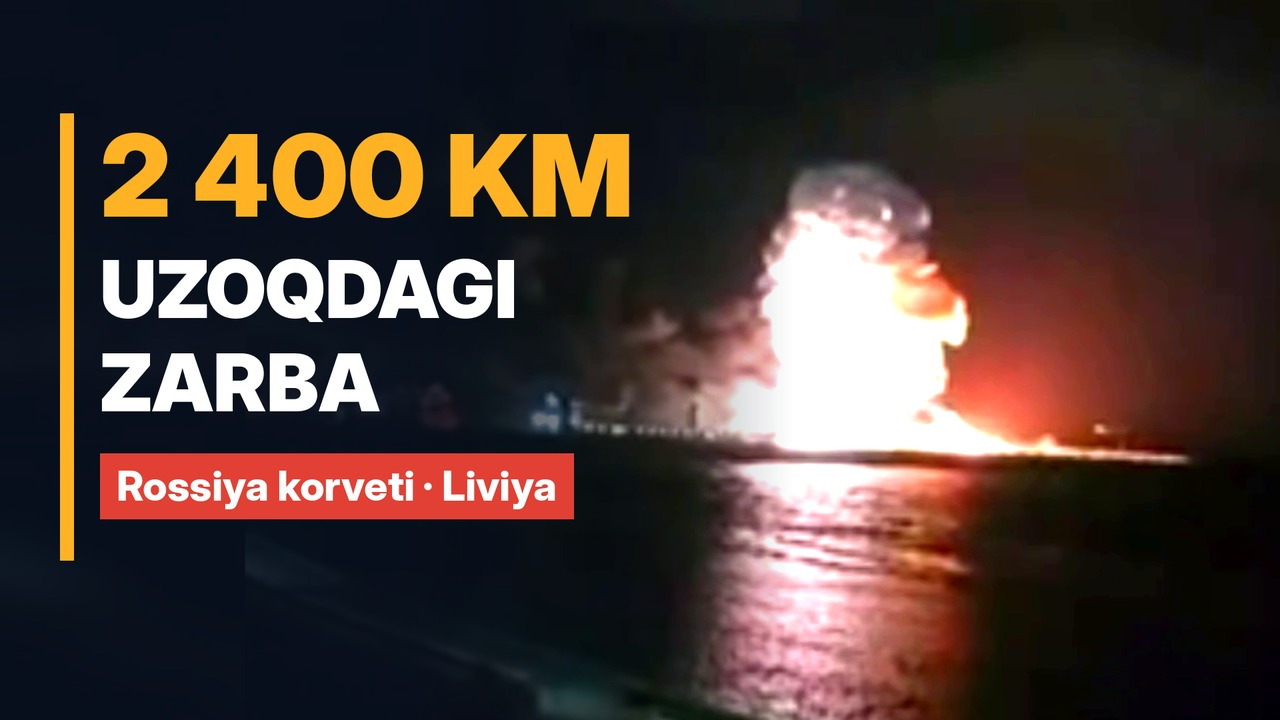
#> input picture liviya_merkuriy/thumbnail.jpg, 1280 x 720 px; its folder holds only this picture in this run
$ python -i gfx.py   (imports and definitions only)
#> lines starting #> are read from the running program, lines starting #| are printed output that depends on the picture
# Graphics toolkit: fonts, palette, easing, overlay components, maps.
import math, json, os
from functools import lru_cache
from PIL import Image, ImageDraw, ImageFont, ImageFilter
from shapely.geometry import shape, box
from shapely.ops import unary_union

W, H, FPS = 1920, 1080, 30
ROOT = os.path.dirname(os.path.abspath(__file__))
FD = '/usr/share/fonts/opentype/inter/'

# Palette (own identity: deep navy + amber, not any broadcaster's look)
NAVY = (9, 16, 30)
NAVY2 = (18, 30, 52)
PANEL = (12, 20, 36, 225)
AMBER = (255, 178, 36)
RED = (226, 64, 52)
BLUE = (70, 140, 230)
WHITE = (255, 255, 255)
GREY = (170, 182, 200)
OCEAN = (10, 22, 40)
LAND = (32, 44, 62)
LAND_HI = (44, 58, 80)
BORDER = (78, 96, 120)


@lru_cache(None)
def F(name, size):
    return ImageFont.truetype(FD + name + '.otf', size)


def clamp(x, a=0.0, b=1.0):
    return max(a, min(b, x))


def ease(x):
    x = clamp(x)
    return 1 - (1 - x) ** 3


def ease_io(x):
    x = clamp(x)
    return 3 * x * x - 2 * x * x * x


# [7 lines left out: function fade, not called in this run]


def text_w(font, s):
    return font.getlength(s)


# [12 lines left out: function wrap, not called in this run]


def layer():
    return Image.new('RGBA', (W, H), (0, 0, 0, 0))


# [146 lines left out: functions with_alpha, paste_alpha, credit, loc_tag, lower_third, caption and 2 more, not called in this run]


def dim(img, amount):
    img.alpha_composite(Image.new('RGBA', (W, H), (5, 10, 20, int(255 * amount))))


def vignette_layer():
    v = Image.new('L', (W // 4, H // 4), 0)
    d = ImageDraw.Draw(v)
    for i in range(60):
        k = i / 60
        d.ellipse((-W / 8 + i * 4, -H / 8 + i * 2.4, W / 4 + W / 8 - i * 4, H / 4 + H / 8 - i * 2.4), fill=int(170 * (1 - k)))
    v = v.filter(ImageFilter.GaussianBlur(20)).resize((W, H))
    inv = v.point(lambda p: 170 - p if p < 170 else 0)
    out = Image.new('RGBA', (W, H), (0, 0, 0, 0))
    out.putalpha(inv)
    return out


VIGNETTE = None


def vignette(img):
    global VIGNETTE
    if VIGNETTE is None:
        VIGNETTE = vignette_layer()
    img.alpha_composite(VIGNETTE)


# ------------------------------------------------------------ backgrounds
# [14 lines left out: function _grid_bg, not called in this run]


def grid_bg(t):
    im = _grid_bg().copy()
    return im


@lru_cache(None)
def load_photo(path):
    return Image.open(path).convert('RGB')


# [35 lines left out: functions ken_burns, round_photo, not called in this run]


# ------------------------------------------------------------------ maps
_GEO = None


# [9 lines left out: function geo, not called in this run]


class Cam:
    """Equirectangular-ish camera with cos(lat) correction. center lon/lat, span = degrees of longitude across W."""

    # [6 lines left out: function __init__, not called in this run]

    def merc(self, lat):
        lat = clamp(lat, -85, 85)
        return math.degrees(math.log(math.tan(math.pi / 4 + math.radians(lat) / 2)))

    # [16 lines left out: functions xy, bounds, cam_lerp, not called in this run]


_simpl_cache = {}


# [157 lines left out: functions _geoms_for, _polys, draw_map, map_label, country_label, bezier and 2 more, not called in this run]

>>> import cv2
>>> picture = cv2.imread('../thumbnail.jpg', cv2.IMREAD_GRAYSCALE)
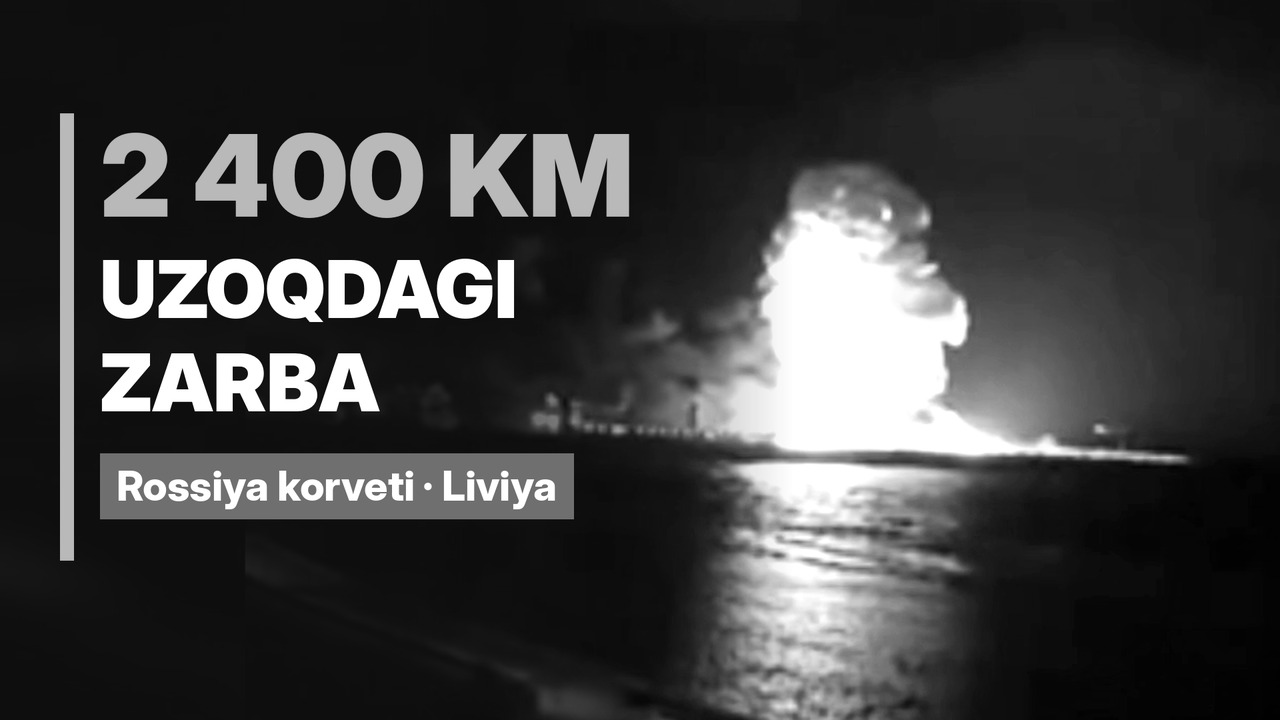
#> picture: shape (720, 1280); min 0, max 255, mean 60.8
>>> result = vignette(picture)
#> in vignette_layer, `v = Image.new('L', (W // 4, H // 4), 0)`: v: PIL image 480x270 L; every value is 0
#> in vignette_layer, `v = v.filter(ImageFilter.GaussianBlur(20)).resize((W, H))`:
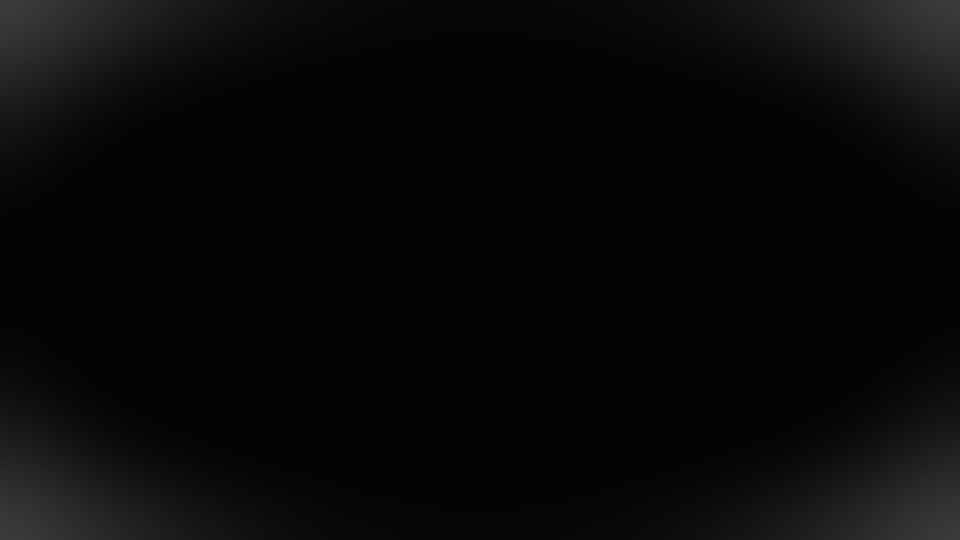
#> v: PIL image 1920x1080 L (shown at 1/2 size); min 2, max 60, mean 8
#> in vignette_layer, `inv = v.point(lambda p: 170 - p if p < 170 else 0)`:
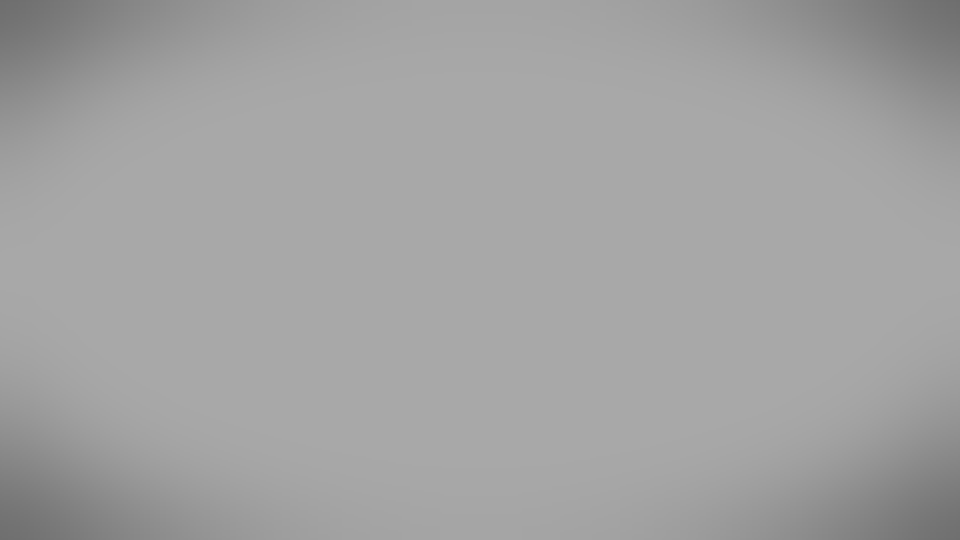
#> inv: PIL image 1920x1080 L (shown at 1/2 size); min 110, max 168, mean 162
#> in vignette_layer, `out = Image.new('RGBA', (W, H), (0, 0, 0, 0))`: out: PIL image 1920x1080 RGBA; every value is 0
#> in vignette_layer, `out.putalpha(inv)`:
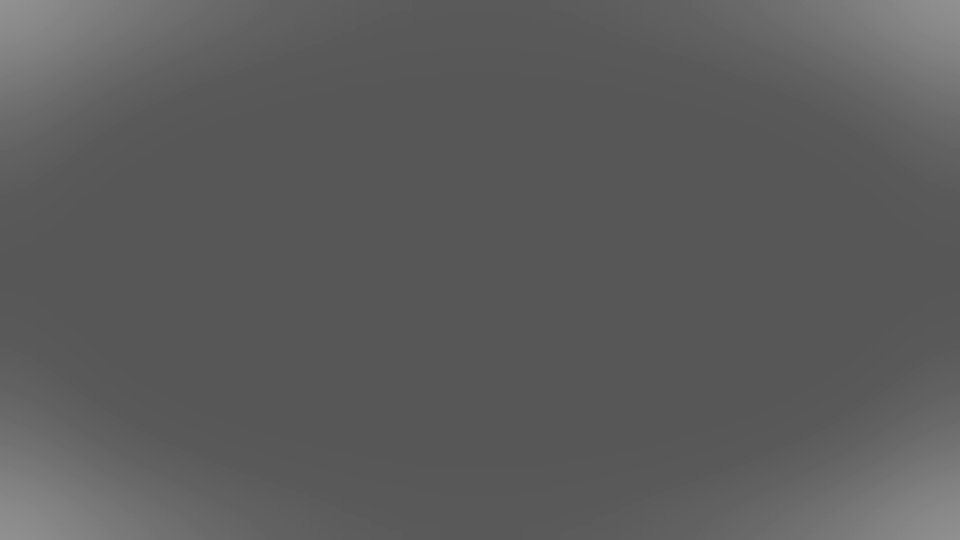
#> out: PIL image 1920x1080 RGBA (shown at 1/2 size); mean R, G, B, A 0, 0, 0, 162; transparent parts drawn white
#> (the run stopped early here; a loop or call above may not have finished)
